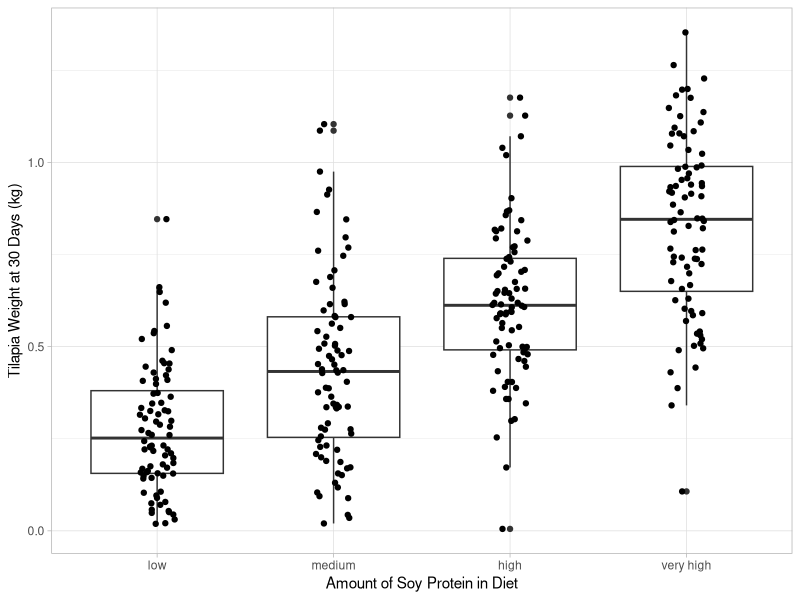
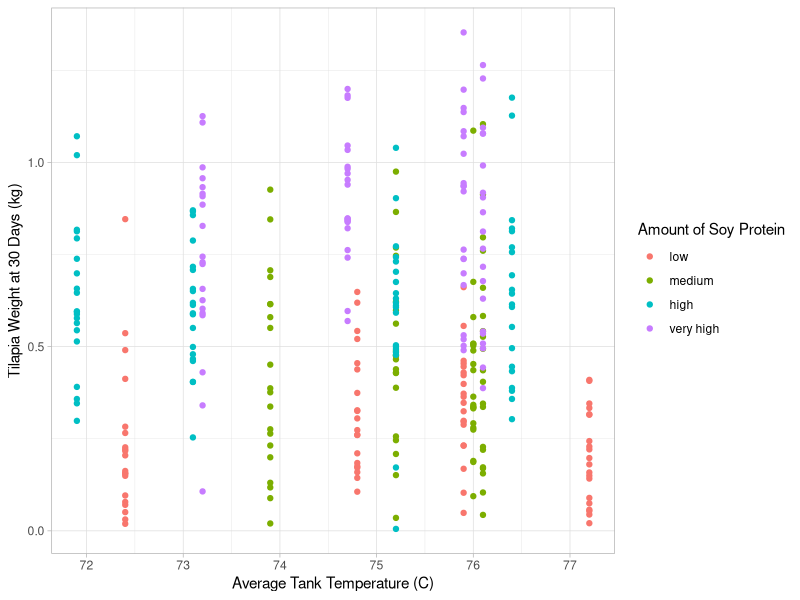

These figures' R source, in order:
## ---- chunk 1
knitr::opts_chunk$set(echo = FALSE)
## ---- chunk 2
library(tidyverse)
## ---- chunk 3
growth <- read_csv("../data/tilapia_growth.csv")
head(growth)
tail(growth)

growth <- growth %>% 
  mutate(soy_protein = factor(soy_protein, levels = c("low", "medium", "high", "very high")))
## ---- chunk 4
growth <- growth %>%
  mutate(day_30_weight_kg = day_30_weight / 1000)
print.data.frame(head(growth, 10))
## ---- chunk 5
growth_by_treatment <- growth %>%
  group_by(soy_protein) %>%
  summarize(mean_weight_kg = mean(day_30_weight_kg))
growth_by_treatment
## ---- chunk 6
ggplot(growth, aes(soy_protein, day_30_weight_kg)) +
  geom_boxplot() +
  geom_jitter(width = 0.1) +
  labs(x = "Amount of Soy Protein in Diet",
   y = "Tilapia Weight at 30 Days (kg)") +
  theme_light()
## ---- chunk 7
growth_by_treatment_and_temp <- growth %>%
  group_by(soy_protein, tank_category) %>%
  summarise(mean_weight_kg = mean(day_30_weight_kg))
growth_by_treatment_and_temp
## ---- chunk 8
ggplot(growth, aes(avg_tank_temp, day_30_weight_kg, color = soy_protein)) +
  geom_point() +
  labs(x = "Average Tank Temperature (C)",
   y = "Tilapia Weight at 30 Days (kg)",
   color = "Amount of Soy Protein") +
  theme_light()
